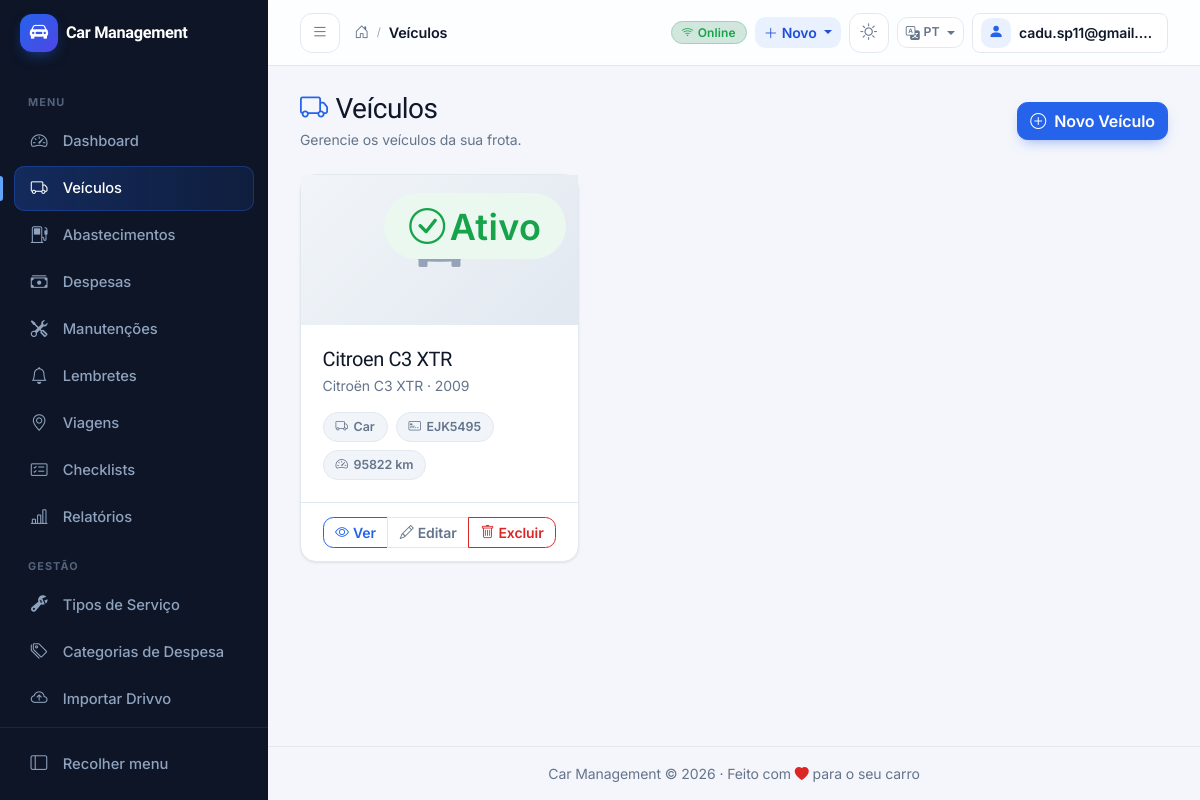
Page /vehicles/ (signed in) on the earlier database version.
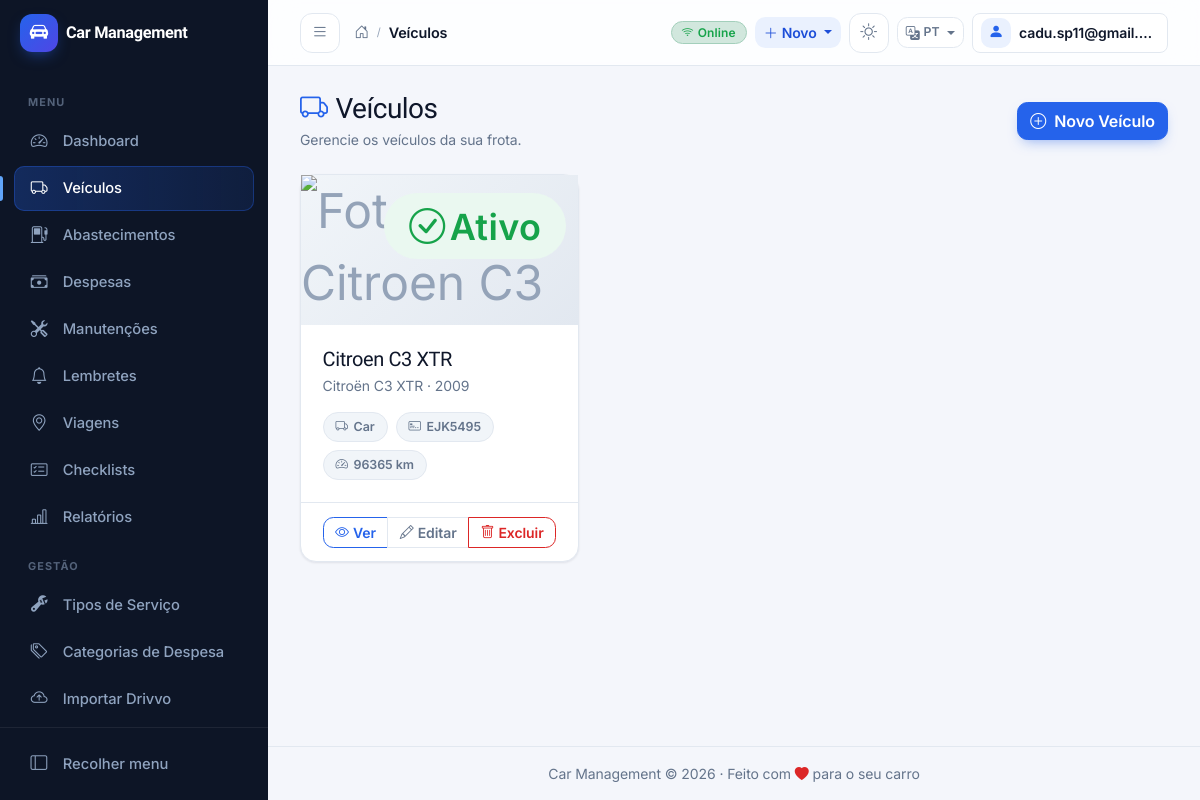
Same page on the later database version.
### apps/vehicles/models.py (models this page shows, shortened)
class Vehicle(models.Model):
    id = models.UUIDField(primary_key=True, default=uuid.uuid4, editable=False)
    owner_primary = models.ForeignKey(
        settings.AUTH_USER_MODEL,
        on_delete=models.CASCADE,
        related_name="vehicles",
        verbose_name=_("primary owner"),
    )
    name = models.CharField(_("name"), max_length=100)
    brand = models.CharField(_("brand"), max_length=100)
    model = models.CharField(_("model"), max_length=100)
    version = models.CharField(_("version"), max_length=100, blank=True)
    year = models.PositiveIntegerField(_("year"))
    plate = models.CharField(
        _("plate"),
        max_length=20,
        blank=True,
        help_text=_("Vehicle license plate"),
    )
    color = models.CharField(_("color"), max_length=50, blank=True)
    vehicle_type = models.CharField(
        _("vehicle type"),
        max_length=20,
        choices=VehicleType.choices,
        default=VehicleType.CAR,
    )
    fuel_control_type = models.CharField(
        _("fuel control type"),
        max_length=10,
        choices=FuelControlType.choices,
        default=FuelControlType.SINGLE,
    )
    initial_odometer = models.PositiveIntegerField(
        _("initial odometer"),
        default=0,
        help_text=_("Odometer reading when vehicle was added"),
    )
    current_odometer_cache = models.PositiveIntegerField(
        _("current odometer"),
        default=0,
        help_text=_("Cached current odometer reading (updated on each record)"),
    )
    is_active = models.BooleanField(_("active"), default=True)
    notes = models.TextField(_("notes"), blank=True)
    photo = models.ImageField(
        _("photo"),
        upload_to="vehicles/",
        blank=True,
        null=True,
    )
    created_at = models.DateTimeField(_("created at"), auto_now_add=True)
    updated_at = models.DateTimeField(_("updated at"), auto_now=True)
    class Meta:
        verbose_name = _("vehicle")
        verbose_name_plural = _("vehicles")
        db_table = "vehicles_vehicle"
        ordering = ["-created_at"]
        indexes = [
            models.Index(fields=["owner_primary", "is_active"]),
            models.Index(fields=["owner_primary", "name"]),
            models.Index(fields=["plate"]),
        ]

### apps/vehicles/views.py (the view)
# urls.py: path("", views.VehicleListView.as_view(), name="list"),
class VehicleListView(LoginRequiredMixin, ListView):
    model = Vehicle
    template_name = "vehicles/vehicle_list.html"
    context_object_name = "vehicles"
    paginate_by = 10
    def get_queryset(self):
        return Vehicle.objects.filter(
            owner_primary=self.request.user,
            is_active=True,
        ).order_by("-created_at")

### templates/vehicles/vehicle_list.html (shortened to what this page needs)
{% extends "base.html" %}
{% block breadcrumbs %}<span class="current">Veículos</span>{% endblock %}
{% block content %}
<div class="cm-page">
    <div class="d-flex flex-wrap justify-content-between align-items-center gap-2 mb-4">
        <div>
            <h1 class="h3 mb-1"><i class="bi bi-truck me-2 text-primary"></i>Veículos</h1>
            <p class="text-muted small mb-0">Gerencie os veículos da sua frota.</p>
        </div>
        <a href="{% url 'vehicles:create' %}" class="btn btn-primary">
            <i class="bi bi-plus-circle me-2"></i>Novo Veículo
        </a>
    </div>
    {% if vehicles %}
    <div class="row g-3">
        {% for vehicle in vehicles %}
        <div class="col-12 col-md-6 col-xl-4">
            <div class="card card-hover h-100">
                <div class="cm-vehicle-photo">
                    <span class="cm-vehicle-status">
                        {% if vehicle.is_active %}
                        <span class="badge" style="background:var(--cm-success-soft);color:var(--cm-success)"><i class="bi bi-check-circle me-1"></i>Ativo</span>
                        {% else %}
                        <span class="badge" style="background:var(--cm-surface-2);color:var(--cm-text-muted)"><i class="bi bi-pause-circle me-1"></i>Inativo</span>
                        {% endif %}
                    </span>
                </div>
                <div class="card-body">
                    <h5 class="card-title mb-1">{{ vehicle.name }}</h5>
                    <p class="text-muted small mb-3">{{ vehicle.brand }} {{ vehicle.model }} &middot; {{ vehicle.year|default:"--" }}</p>
                    <div class="d-flex flex-wrap gap-2">
                        <span class="cm-chip"><i class="bi bi-truck"></i>{{ vehicle.get_vehicle_type_display }}</span>
                        {% if vehicle.plate %}<span class="cm-chip"><i class="bi bi-credit-card-2-front"></i>{{ vehicle.plate }}</span>{% endif %}
                        <span class="cm-chip"><i class="bi bi-speedometer2"></i>{{ vehicle.current_odometer_cache|default:"--" }} km</span>
                    </div>
                </div>
                <div class="card-footer">
                    <div class="btn-group w-100" role="group" aria-label="Ações do veículo">
                        <a href="{% url 'vehicles:detail' vehicle.id %}" class="btn btn-outline-primary btn-sm" title="Ver detalhes"><i class="bi bi-eye me-1"></i>Ver</a>
                        <a href="{% url 'vehicles:update' vehicle.id %}" class="btn btn-outline-secondary btn-sm" title="Editar"><i class="bi bi-pencil me-1"></i>Editar</a>
                        <button type="button" class="btn btn-outline-danger btn-sm" title="Excluir" data-bs-toggle="modal" data-bs-target="#deleteModal{{ vehicle.id }}"><i class="bi bi-trash me-1"></i>Excluir</button>
                    </div>
                </div>
            </div>
        </div>
        {% endfor %}
    </div>
    {% endif %}
</div>
{% endblock %}

Differences in the rows shown:
changed Vehicle "Citroen C3 XTR": current_odometer_cache "95822" → "96365"
